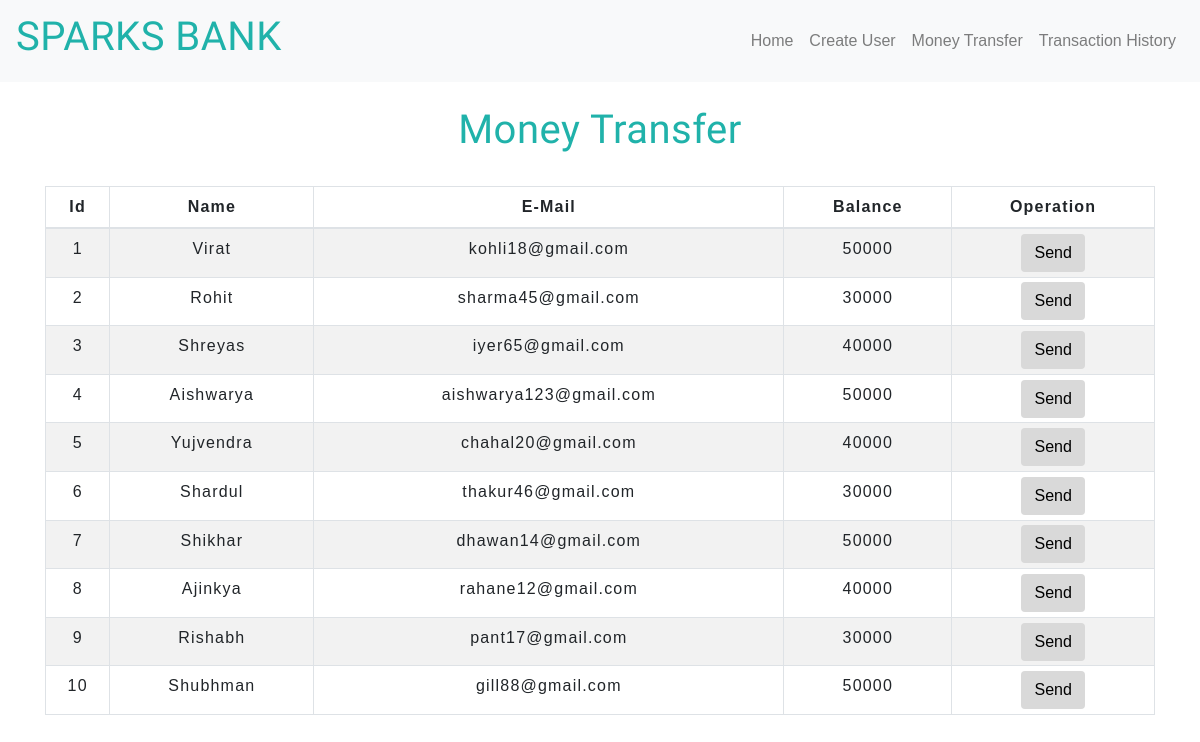
The app's page /transfermoney.php with its own data.
### tables this page shows
CREATE TABLE `users` (

  `id` int(3) NOT NULL,

  `name` text NOT NULL,

  `email` varchar(30) NOT NULL,

  `balance` int(8) NOT NULL

);

### transfermoney.php (the view, shortened to what this page needs)
<!DOCTYPE html>
<html lang="en">
<head>
    <link rel="stylesheet" href="https://maxcdn.bootstrapcdn.com/bootstrap/4.0.0/css/bootstrap.min.css">
    <link rel="stylesheet" type="text/css" href="css/table.css">
    <link rel="stylesheet" type="text/css" href="css/navbar.css">
</head>
<body>
<?php
    include 'config.php';
    $sql = "SELECT * FROM users";
    $result = mysqli_query($conn,$sql);
?>
<?php
  include 'navbar.php';
?>
<div class="container">
        <h2 class="text-center pt-4">Money Transfer</h2>
        <br>
            <div class="row">
                <div class="col">
                    <div class="table-responsive-sm">
                    <table class="table table-hover table-sm table-striped table-condensed table-bordered">
                        <thead>
                            <tr>
                            <th scope="col" class="text-center py-2">Id</th>
                            <th scope="col" class="text-center py-2">Name</th>
                            <th scope="col" class="text-center py-2">E-Mail</th>
                            <th scope="col" class="text-center py-2">Balance</th>
                            <th scope="col" class="text-center py-2">Operation</th>
                            </tr>
                        </thead>
                        <tbody>
                <?php
                    while($rows=mysqli_fetch_assoc($result)){
                ?>
                    <tr>
                        <td class="py-2"><?php echo $rows['id'] ?></td>
                        <td class="py-2"><?php echo $rows['name']?></td>
                        <td class="py-2"><?php echo $rows['email']?></td>
                        <td class="py-2"><?php echo $rows['balance']?></td>
                        <td><a href="selecteduserdetail.php?id= <?php echo $rows['id'] ;?>"> <button type="button" class="btn">Send</button></a></td>
                    </tr>
                <?php
                    }
                ?>
                        </tbody>
                    </table>
                    </div>
                </div>
            </div>
         </div>
</body>
</html>

### navbar.php (shortened to what this page needs)
<nav class="navbar navbar-expand-md navbar-light bg-light">
<a class="navbar-brand" href="index.php"><h2>SPARKS BANK</h2></a>
<div class="collapse navbar-collapse" id="collapsibleNavbar">
      <ul class="navbar-nav ml-auto">
        <li class="nav-item">
          <a class="nav-link" href="index.php">Home</a>
        </li>
        <li class="nav-item">
          <a class="nav-link" href="createuser.php">Create User</a>
        </li>
        <li class="nav-item">
          <a class="nav-link" href="transfermoney.php">Money Transfer</a>
        </li>
        <li class="nav-item">
          <a class="nav-link" href="transactionhistory.php">Transaction History</a>
        </li>
    </div>
 </nav>

### css/table.css (style rules this page uses)
* { padding: 0; margin: 0; box-sizing: border-box; font-family: sans-serif; }
h2 { font-size: 40px; }
table { letter-spacing: 1.2px; }
td { text-align: center; }
button { border:none; background: #d9d9d9; transition: 1s; }

### css/navbar.css (style rules this page uses)
.navbar-brand { color: #4C4B4B; letter-spacing: 0.5px; }
h2 { color: #20B2AA; letter-spacing: 0.5px; font-family: raleway; }

### transfermoney.php (style rules this page uses)
button { transition: 1.5s; }

### records on screen
users: id "1", name "Virat", email "kohli18@gmail.com", balance "50000"
users: id "2", name "Rohit", email "sharma45@gmail.com", balance "30000"
users: id "3", name "Shreyas", email "iyer65@gmail.com", balance "40000"
users: id "4", name "Aishwarya", email "aishwarya123@gmail.com", balance "50000"
users: id "5", name "Yujvendra", email "chahal20@gmail.com", balance "40000"
users: id "6", name "Shardul", email "thakur46@gmail.com", balance "30000"
users: id "7", name "Shikhar", email "dhawan14@gmail.com", balance "50000"
users: id "8", name "Ajinkya", email "rahane12@gmail.com", balance "40000"
users: id "9", name "Rishabh", email "pant17@gmail.com", balance "30000"
users: id "10", name "Shubhman", email "gill88@gmail.com", balance "50000"
